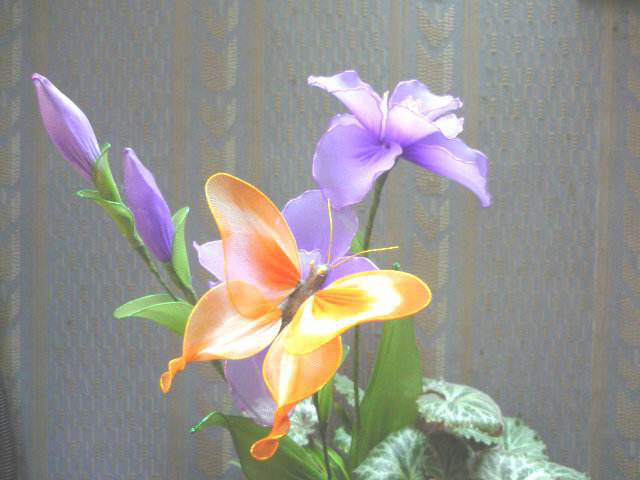
#> input picture datas/f4.jpg, 640 x 480 px
$ jupyter execute '09-图像阈值分割.ipynb'   (shell and % lines are left out)
#> lines starting #> are read from the running program, lines starting #| are printed output that depends on the picture; after the words box and inside, x2 and y2 are one past the last pixel; in counts of white or black regions, pixels touching at a corner belong together
# 图像阈值分割

[cell 1]
import matplotlib.pyplot as plt
import cv2
import numpy as np

[cell 2]
src = cv2.imread('../datas/f4.jpg')
#> src is the input picture: shape (480, 640, 3); mean B, G, R 142.8, 147.8, 150.1
rgb = cv2.cvtColor(src,cv2.COLOR_BGR2RGB)
gray = cv2.cvtColor(src,cv2.COLOR_BGR2GRAY)
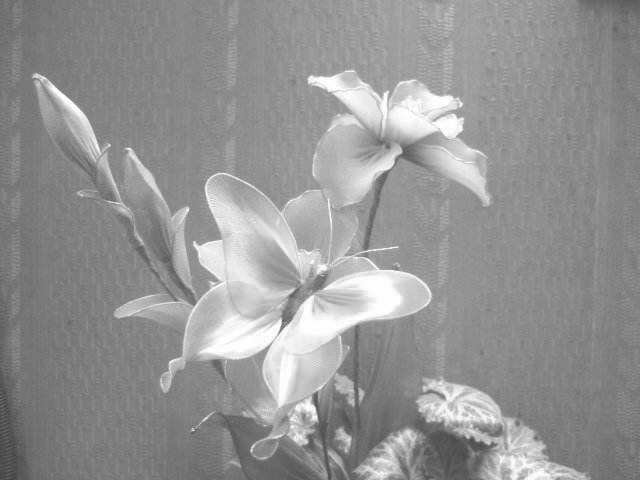
#> gray: shape (480, 640); min 66, max 255, mean 147.9
rgb_f = rgb.astype(np.float32)

[cell 3]
def threshold(img,min_val,max_val,method):
    dst = np.zeros_like(img)
    dst = cv2.threshold(img,min_val,max_val,method)
    return dst

[cell 4]
def adativeThreshold(img,max_val,method,thresh_type,block_size,C):
    dst = np.zeros_like(img)
    dst = cv2.adaptiveThreshold(img,max_val,method,thresh_type,block_size,C)
    return dst

## 1.THRESH_BINARY类型

[cell 5]
thresh_val,dst = threshold(gray,200,255,cv2.THRESH_BINARY)
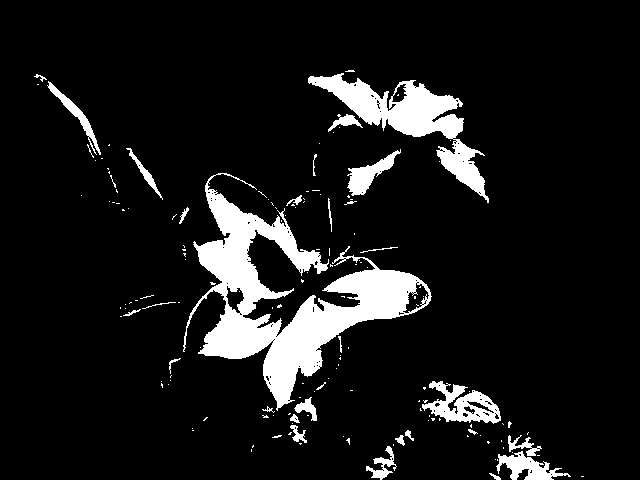
#> dst: shape (480, 640); 9.7% white; 154 white regions (124 under 20 px), largest, box (x1, y1, x2, y2) and area: (183, 173, 432, 411) 17014, (308, 73, 489, 203) 6093, (422, 381, 501, 424) 1645
plt.imshow(dst,'gray')
plt.title('Thresh Binary')

## 2.THRESH_BINARY_INV类型

[cell 6]
thresh_val,dst = threshold(gray,200,255,cv2.THRESH_BINARY_INV)
plt.imshow(dst,'gray')
plt.title('Thresh Binary Inverse')

## 3.THRESH_TRUNC类型

[cell 7]
thresh_val,dst = threshold(gray,200,255,cv2.THRESH_TRUNC)
plt.imshow(dst,'gray')
plt.title('Thresh TRUNC')

## 4.THRESH_TOZERO类型

[cell 8]
thresh_val,dst = threshold(gray,200,255,cv2.THRESH_TOZERO)
plt.imshow(dst,'gray')
plt.title('Thresh TOZERO')

## 5.THRESH_TOZERO_INV类型

[cell 9]
thresh_val,dst = threshold(gray,200,255,cv2.THRESH_TOZERO_INV)
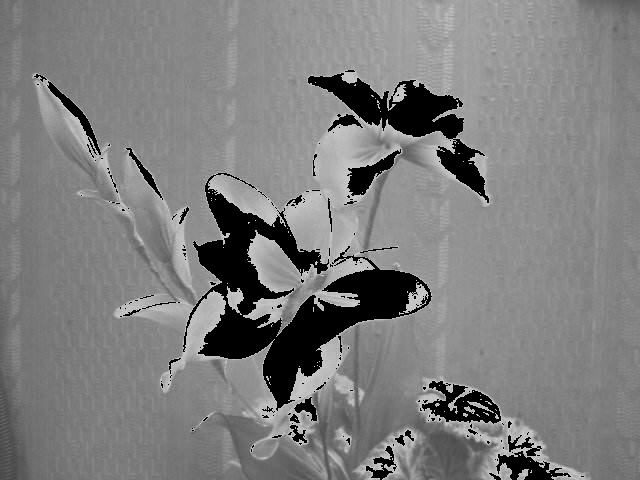
#> dst: shape (480, 640); min 0, max 200, mean 125.8
plt.imshow(dst,'gray')
plt.title('Thresh TOZERO Inverse')

## 6.THRESH_OTSU类型

[cell 10]
thresh_val,dst = threshold(gray,200,255,cv2.THRESH_OTSU)
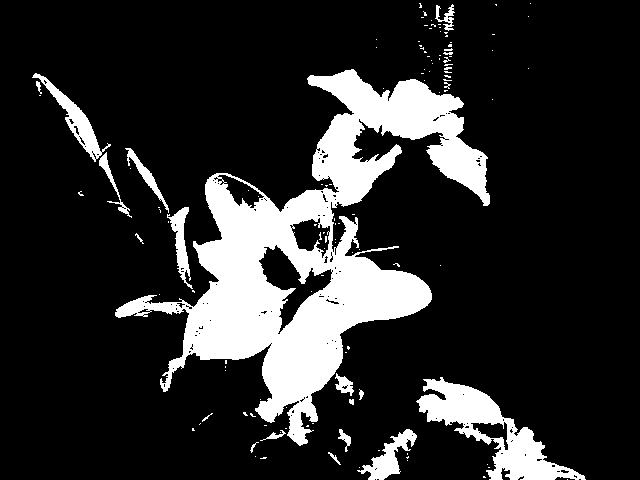
#> dst: shape (480, 640); 17.1% white; 124 white regions (103 under 20 px), largest, box (x1, y1, x2, y2) and area: (115, 69, 490, 446) 41718, (416, 377, 586, 480) 5660, (32, 73, 111, 162) 1287
#> thresh_val = 172
plt.imshow(dst,'gray')
plt.title('Thresh OTS')

## 7.组合使用

[cell 11]
thresh_val,dst = threshold(gray,200,255,cv2.THRESH_OTSU | cv2.THRESH_BINARY)
plt.imshow(dst,'gray')
plt.title('Thresh OTS and Thresh Binary')

## 8.THRESH_TRIANGLE

[cell 12]
thresh_val,dst = threshold(gray,200,255,cv2.THRESH_TRIANGLE)
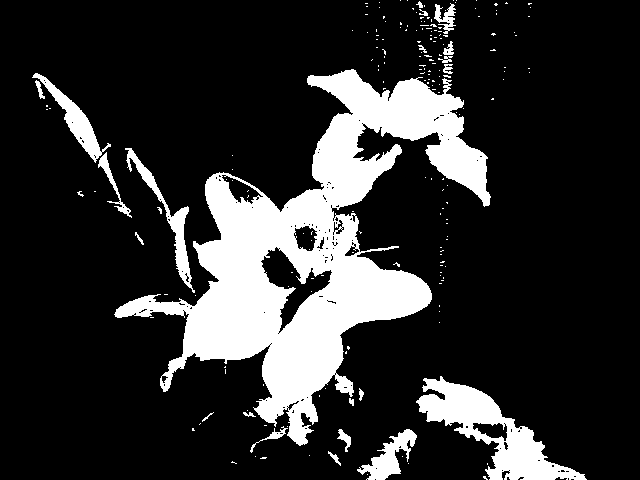
#> dst: shape (480, 640); 18.4% white; 201 white regions (179 under 20 px), largest, box (x1, y1, x2, y2) and area: (114, 69, 491, 446) 44419, (416, 376, 587, 480) 5948, (125, 148, 195, 293) 1429
#> thresh_val = 167
plt.imshow(dst,'gray')
plt.title('Thresh Triangle')

## 9.自适应图像阈值分割

[cell 13]
dst = adativeThreshold(gray,255,cv2.ADAPTIVE_THRESH_MEAN_C,cv2.THRESH_BINARY,11,2)
#> in adativeThreshold, `dst = cv2.adaptiveThreshold(img,max_val,method,thresh_type,block_size,C)`:
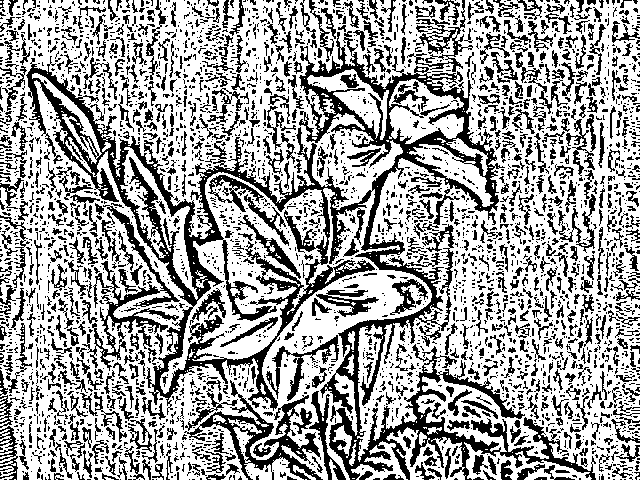
#> dst: shape (480, 640); 64.2% white; 3375 black regions (2564 under 20 px), largest, box (x1, y1, x2, y2) and area: (26, 31, 596, 480) 35791, (184, 380, 323, 480) 3008, (82, 205, 180, 371) 2725
plt.imshow(dst,'gray')
plt.title('Thresh Triangle')

[cell 14]
dst = adativeThreshold(gray,255,cv2.ADAPTIVE_THRESH_GAUSSIAN_C,cv2.THRESH_BINARY,11,2)
#> call 2 of adativeThreshold, with max_val = 255, method = 1, thresh_type = 0, block_size = 11, C = 2
#> in adativeThreshold (call 2), `dst = cv2.adaptiveThreshold(img,max_val,method,thresh_type,block_size,C)`:
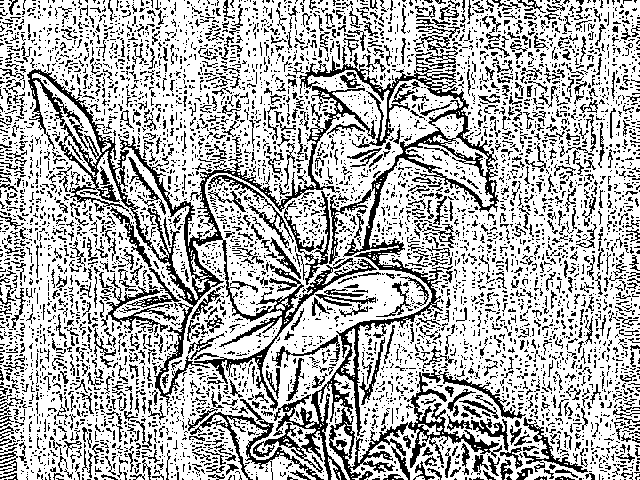
#> dst: shape (480, 640); 70.1% white; black in thin lines or dots
plt.imshow(dst,'gray')
plt.title('Thresh Gaussian')

## 10.双阈值化

[cell 15]
low_thresh = 150
high_thresh = 210

_,dst1 = cv2.threshold(gray,low_thresh,255,cv2.THRESH_BINARY)
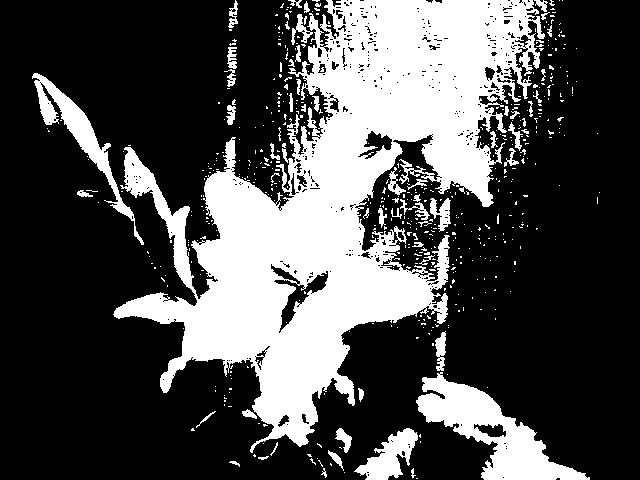
#> dst1: shape (480, 640); 30.3% white; 552 white regions (495 under 20 px), largest, box (x1, y1, x2, y2) and area: (113, 0, 545, 453) 76311, (416, 372, 590, 480) 6731, (32, 73, 144, 245) 2742
_,dst2= cv2.threshold(gray,high_thresh,255,cv2.THRESH_BINARY)
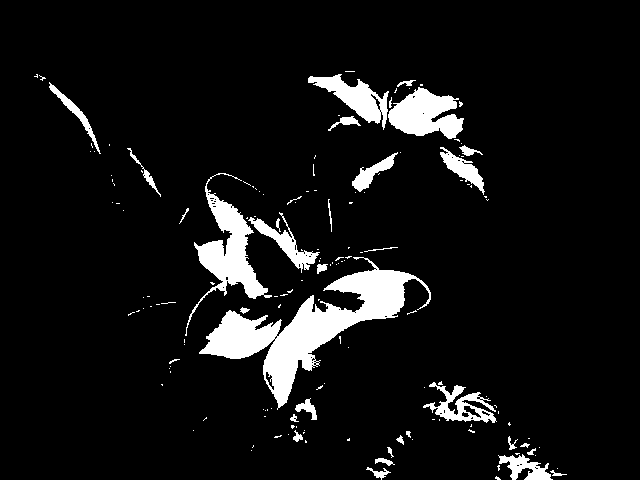
#> dst2: shape (480, 640); 7.7% white; 155 white regions (120 under 20 px), largest, box (x1, y1, x2, y2) and area: (199, 257, 431, 410) 9328, (185, 173, 272, 336) 3473, (388, 87, 464, 139) 2454
dst = cv2.bitwise_and(dst1,dst2)
plt.imshow(dst,'gray')
plt.title('Double Threshold')

# 11.最大熵阈值分割

参考:
[1].《OpenCV图像处理编程实例》.朱伟

[cell 16]
# 计算当前位置的能量熵
def caculate_current_entropty(hist,threshold):
    background_sum = 0.
    target_sum = 0.
    background_entropty = 0.
    target_entropty = 0.
    for i in range(256):
        if i < threshold:
            background_sum += hist[i]
        else:
            target_sum += hist[i]
    for i in range(256):
        if i < threshold:
            if hist[i] == 0:
                continue
            ratio1 = hist[i] / background_sum
            background_entropty += - ratio1 * np.log(ratio1)
        else:
            if hist[i] == 0:
                continue
            ratio2 = hist[i] / target_sum
            target_entropty += -ratio2 * np.log(ratio2)
    return target_entropty + background_entropty

[cell 17]
# 寻找最大熵并分割
def max_entropty_segmentation(src):
    hist = cv2.calcHist([gray],
    [0], #使用的通道
    None, #没有使用mask
    [256], #HistSize
    [0.0,255.0]) #直方图柱的范围
#> hist = 256 values, max 6923 at index 132, min 0 at index 0, mean 1199.5
    max_entropty = 0.
    max_idx = 0
    for i in range(256):
        cur_entropty = caculate_current_entropty(hist,i)
        if cur_entropty > max_entropty:
            max_entropty = cur_entropty
            max_idx = i
#> this loop made 256 passes
#> max_entropty on passes 1, 69, 70, 71, 72, 73, 74, 75, 76, 77, 78, 79: [4.64], [5.09], [5.54], [5.78], [6.05], [6.16], [6.28], [6.34], [6.42], [6.46], [6.56], [6.66]
#> after the loop, max_entropty = [8.54]; max_idx = 165

    # 二值化分割
    _,result = cv2.threshold(src,max_idx,255,cv2.THRESH_BINARY)
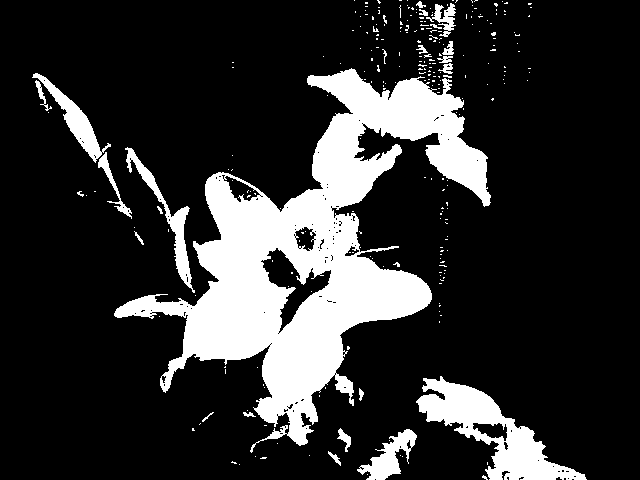
#> result: shape (480, 640); 19% white; 270 white regions (246 under 20 px), largest, box (x1, y1, x2, y2) and area: (114, 68, 491, 453) 45453, (416, 376, 587, 480) 6043, (125, 147, 195, 293) 1508
    return result

$ run again, with datas/f1.jpg copied over datas/f4.jpg
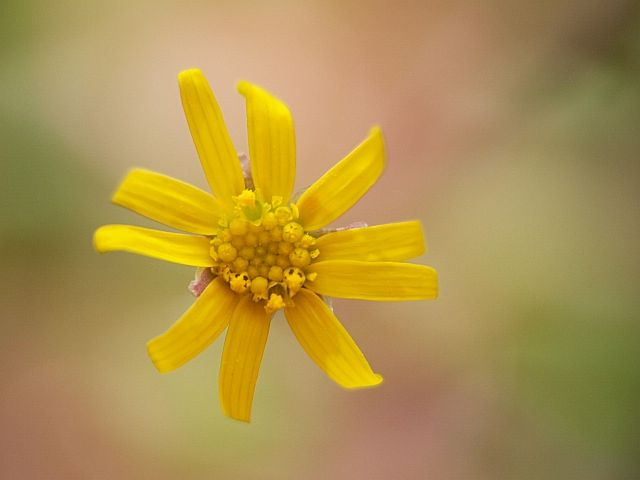
#> input picture datas/f1.jpg, 640 x 480 px
#> src is the input picture: shape (480, 640, 3); mean B, G, R 78.8, 145.8, 173.2
#> `thresh_val,dst = threshold(gray,200,255,cv2.THRESH_OTSU)`:
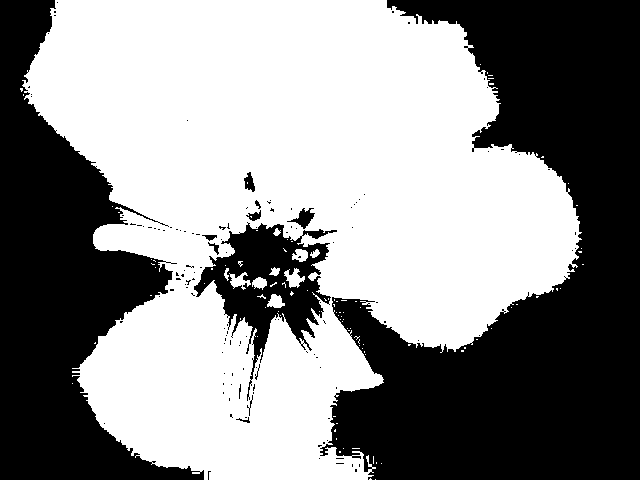
#> dst: shape (480, 640); 54.8% white; 130 black regions (118 under 20 px), largest, box (x1, y1, x2, y2) and area: (320, 0, 640, 480) 83974, (0, 0, 204, 480) 45001, (194, 222, 337, 401) 8838
#> `thresh_val,dst = threshold(gray,200,255,cv2.THRESH_OTSU)`: thresh_val = 144
#> `thresh_val,dst = threshold(gray,200,255,cv2.THRESH_TRIANGLE)`: thresh_val = 97
#> dst1: shape (480, 640); 46.6% white; 96 white regions (86 under 20 px), largest, box (x1, y1, x2, y2) and area: (37, 0, 568, 480) 141966, (284, 268, 305, 288) 201, (230, 272, 251, 289) 173
#> dst2: shape (480, 640); 0.09% white in thin lines or dots, all inside (x1, y1, x2, y2) = (109, 69, 376, 265)
#> hist = 256 values, max 7005 at index 154, min 0 at index 0, mean 1200
#> the loop in max_entropty_segmentation, `for i in range(256):` made 256 passes
#> (cur_entropty, max_entropty) on passes 1, 43, 44, 45, 47, 49, 50, 51: ([4.6], [4.6]), ([5.29], [5.29]), ([5.69], [5.69]), ([5.98], [5.98]), ([6.16], [6.16]), ([6.33], [6.33]), ([6.48], [6.48]), ([6.62], [6.62])
#> after the loop in max_entropty_segmentation, `for i in range(256):`: max_idx = 141
#> in max_entropty_segmentation, `_,result = cv2.threshold(src,max_idx,255,cv2.THRESH_BINARY)`:
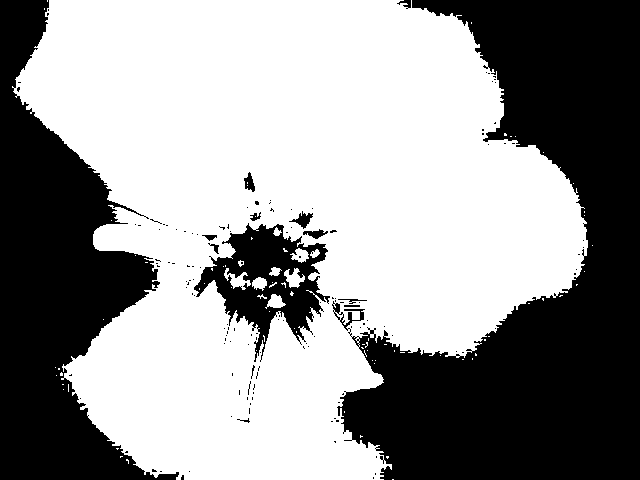
#> result: shape (480, 640); 58.7% white; 139 black regions (126 under 20 px), largest, box (x1, y1, x2, y2) and area: (332, 0, 640, 480) 76784, (0, 0, 179, 480) 41293, (194, 223, 330, 362) 7797

$ run again, with datas/f3.jpg copied over datas/f4.jpg
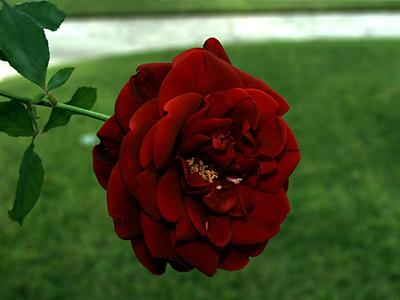
#> input picture datas/f3.jpg, 400 x 300 px
#> src is the input picture: shape (300, 400, 3); mean B, G, R 41.2, 78.6, 72.4
#> `thresh_val,dst = threshold(gray,200,255,cv2.THRESH_OTSU)`: thresh_val = 138
#> `thresh_val,dst = threshold(gray,200,255,cv2.THRESH_TRIANGLE)`: thresh_val = 114
#> dst1: shape (300, 400); 9.1% white; 17 white regions (13 under 20 px), largest, box (x1, y1, x2, y2) and area: (43, 13, 400, 70) 10506, (0, 60, 23, 83) 287, (84, 136, 94, 143) 51, (85, 110, 110, 118) 34
#> dst2: shape (300, 400); 6.8% white; 3 white regions, box (x1, y1, x2, y2) and area: (44, 15, 400, 53) 7806, (0, 60, 20, 81) 214, (48, 54, 62, 67) 83
#> hist = 256 values, max 1707 at index 65, min 0 at index 255, mean 468.2
#> the loop in max_entropty_segmentation, `for i in range(256):` made 256 passes
#> (cur_entropty, max_entropty) on passes 1, 3, 4, 5, 6, 7, 8, 9: ([4.97], [4.97]), ([5.4], [5.4]), ([5.82], [5.82]), ([6.13], [6.13]), ([6.34], [6.34]), ([6.54], [6.54]), ([6.71], [6.71]), ([6.85], [6.85])
#> after the loop in max_entropty_segmentation, `for i in range(256):`: max_entropty = [9.32]; max_idx = 106
#> in max_entropty_segmentation, `_,result = cv2.threshold(src,max_idx,255,cv2.THRESH_BINARY)`:
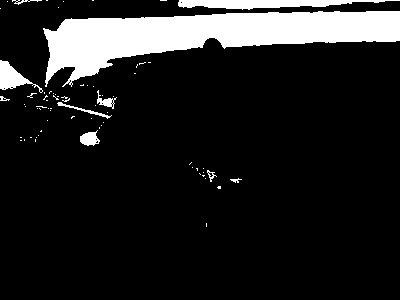
#> result: shape (300, 400); 12.9% white; 71 white regions (61 under 20 px), largest, box (x1, y1, x2, y2) and area: (43, 11, 400, 87) 12746, (178, 0, 400, 10) 1325, (0, 60, 43, 93) 554
